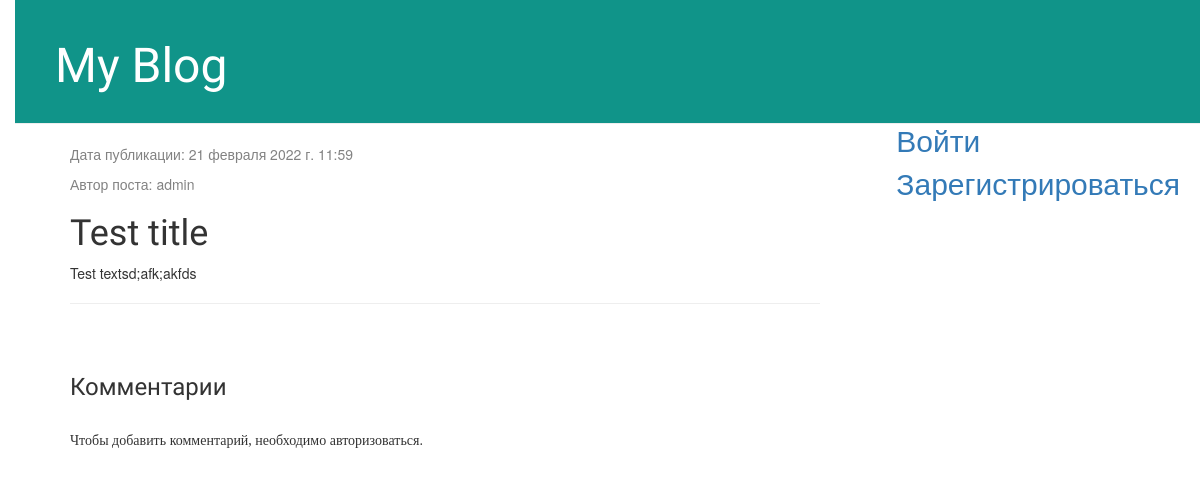
/post/1/, run on an earlier commit of the app's database.
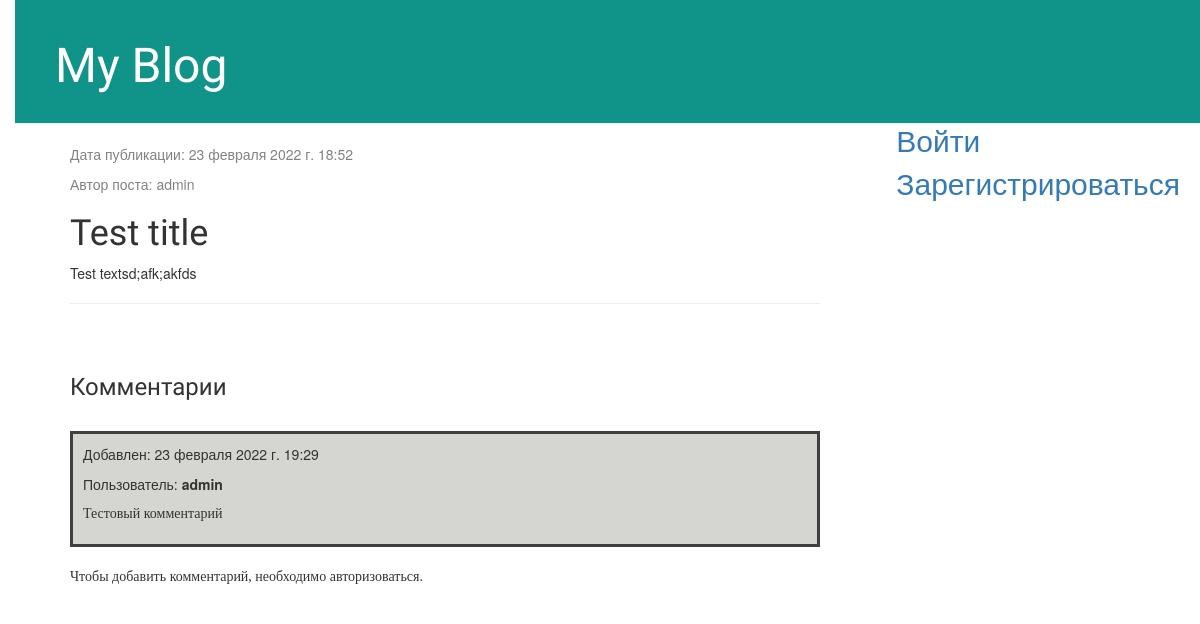
And on a later commit of the database.
### blog/models.py (models this page shows, shortened)
class Post(models.Model):
    author = models.ForeignKey(settings.AUTH_USER_MODEL, on_delete=models.CASCADE)
    title = models.CharField(max_length=200)
    text = models.TextField()
    created_date = models.DateTimeField(default=timezone.now)
    published_date = models.DateTimeField(blank=True, null=True)
    class Meta:
        verbose_name = 'Пост'
        verbose_name_plural = 'Посты'

class Comment(models.Model):
    post = models.ForeignKey(Post, on_delete=models.CASCADE)
    author = models.ForeignKey(settings.AUTH_USER_MODEL, on_delete=models.CASCADE)
    text = models.TextField()
    date = models.DateTimeField(blank=True, null=True, default=timezone.now)
    class Meta:
        verbose_name = 'Комментарий'
        verbose_name_plural = 'Комментарии'

### blog/views.py (the view)
# urls.py: path('post/<int:pk>/', views.post_detail, name='post_detail'),
def post_detail(request, pk):
    post = get_object_or_404(Post, pk=pk)
    comments = Comment.objects.select_related('post').all()
    return render(request, 'blog/post_detail.html', {'post': post, 'comments': comments})

### blog/templates/blog/post_detail.html (shortened to what this page needs)
{% extends 'blog/base.html' %}
{% block content %}
    <div class="post">
        {% if post.published_date %}
            <div class="date">
                <p>Дата публикации: {{ post.published_date }}</p>
                <p>Автор поста: {{ post.author }}</p>
            </div>
        {% endif %}
        <h1>{{ post.title }}</h1>
        <p>{{ post.text|linebreaksbr}}</p>
        <hr>
    </div>
    <h3>Комментарии</h3>
    <br>
    <div class="card-footer">
        <div id="comments-list-post-{{ post.id }}">
                {% for comment in comments %}
                <div style="border: 3px solid #40413f; background-color: #d5d5d1; padding: 10px;">
                    <p>Добавлен: {{ comment.date }}</p>
                    <p></p>Пользователь: <b>{{ comment.author }}</b></p>
                    <p style="font-family: cursive;">{{ comment.text }}</p>
                </div>
                <br>
                {% endfor %}
        {% if user.is_authenticated == False %}
                <p style="font-family: cursive">Чтобы добавить комментарий, необходимо авторизоваться.</p>
        {% endif %}
    </div>
{% endblock %}

### blog/templates/blog/base.html (shortened to what this page needs)
{% load static %}
<html>
    <head>
        <link rel="stylesheet" href="//maxcdn.bootstrapcdn.com/bootstrap/3.2.0/css/bootstrap.min.css">
        <link rel="stylesheet" href="//maxcdn.bootstrapcdn.com/bootstrap/3.2.0/css/bootstrap-theme.min.css">
        <link rel="stylesheet" href="{% static 'css/blog.css' %}">
    </head>
    <body>
        <div class="page-header">
            <h1><a href="/">My Blog</a></h1>
        {% if user.username == 'admin' %}
            <h1>Добро пожаловать, король!</h1>
            <h2><p><a href="/accounts/logout/">Выйти</a>
            <p><a href="/admin">Админка</a></p></h2>
            {% else %}
           {% if user.is_authenticated %}
            <h1>Добро пожаловать, {{ user.first_name }}</h1>
                <h2><a href="/accounts/logout/">Выйти</a></h2>
            {% else %}
                <h2><p><a href="/accounts/login/">Войти</a></p>
                <p><a href="/register/">Зарегистрироваться</a></p></h2>
            {% endif %}
        {% endif %}
        </div>
        <div class="content container">
            <div class="row">
                <div class="col-md-8">
                {% block content %}
                {% endblock %}
                </div>
            </div>
        </div>
    </body>
</html>

### blog/static/css/blog.css (style rules this page uses)
body { padding-left: 15px; }
.page-header { background-color: #109489; margin-top: 0; padding: 20px 20px 20px 40px; }
.page-header h1, .page-header h1 a, .page-header h1 a:visited, .page-header h1 a:active { color: #ffffff; font-size: 36pt; text-decoration: none; }
.content { margin-left: 40px; }
h1, h3, h4 { font-family: 'Lobster', cursive; }
h2 { color: #000000; float: right; display:table-cell; vertical-align:bottom; }
.date { color: #828282; }
.post { margin-bottom: 70px; }

What changed in the data, as far as the page shows it:
changed Post "Test title": published_date "21 февраля 2022 г. 11:59" → "23 февраля 2022 г. 18:52"
added Comment: date "23 февраля 2022 г. 19:29", author "admin", text "Тестовый комментарий"
